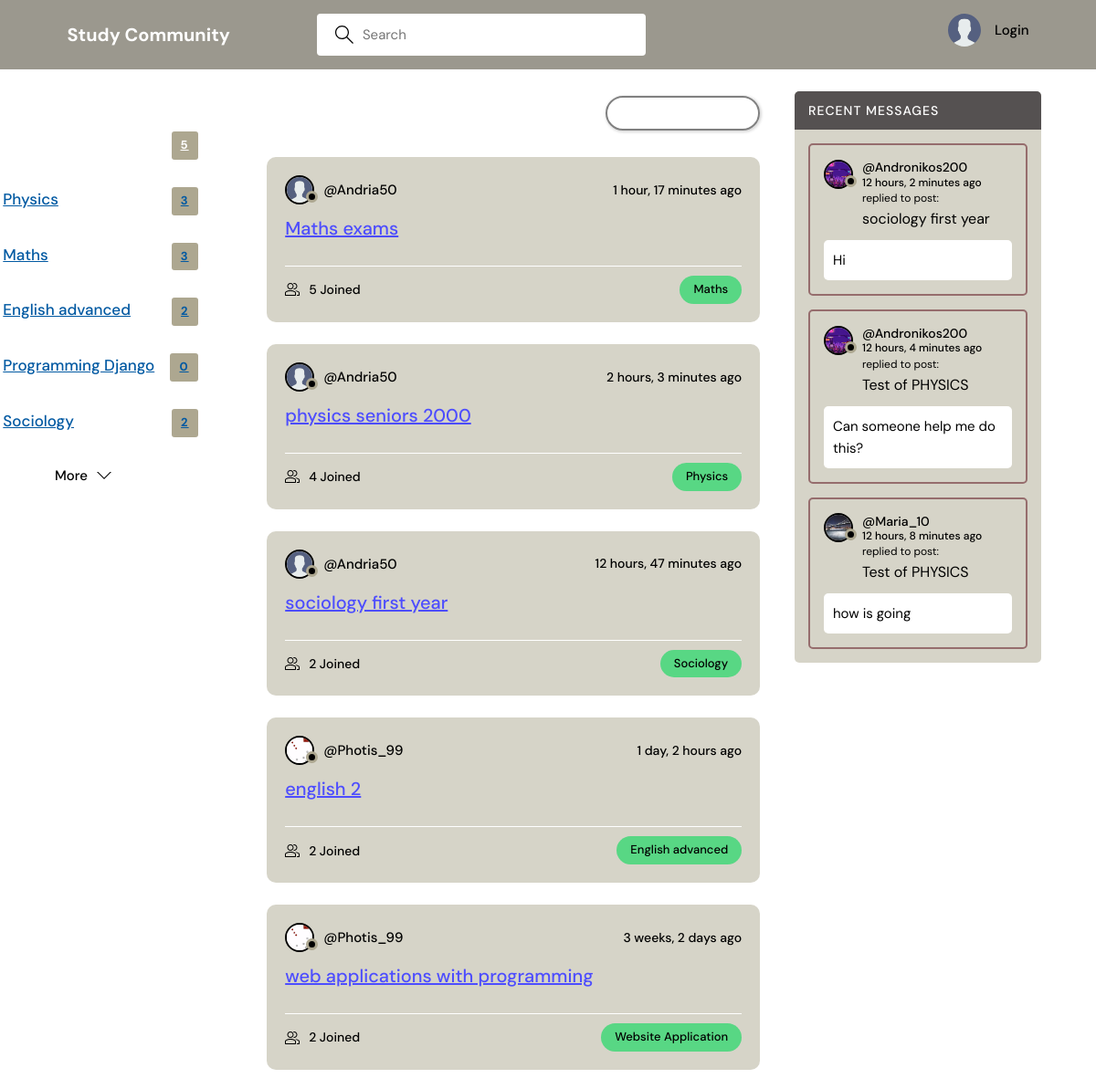
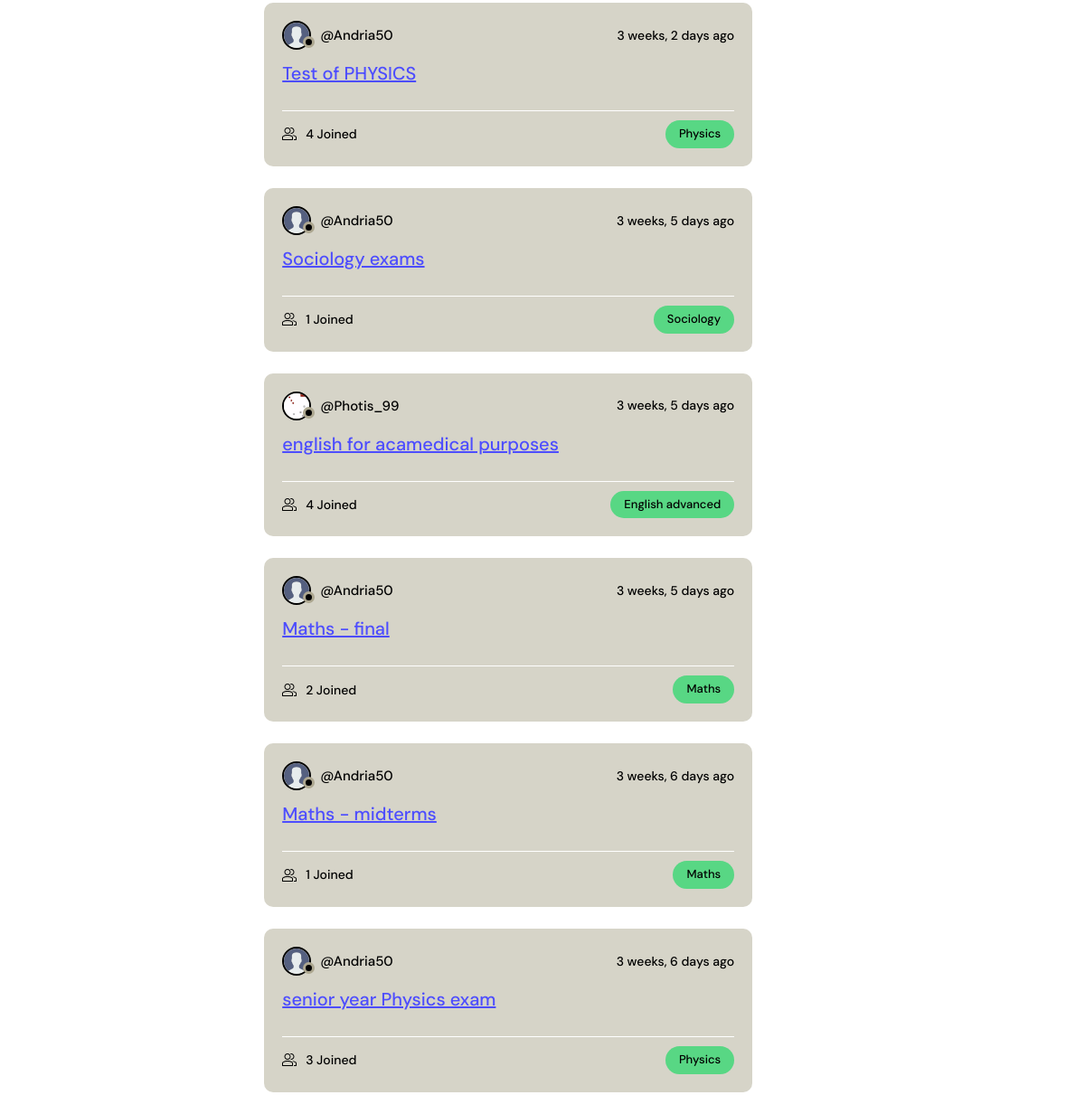
The page / on the database its author committed (2 pictures, top to bottom).
### app/models.py (models this page shows, shortened)
class Topic(models.Model):
    name = models.CharField(max_length=200)

class Room(models.Model):
    host = models.ForeignKey(User, on_delete=models.SET_NULL, null=True)
    topic = models.ForeignKey(Topic, on_delete=models.SET_NULL, null=True)
    name = models.CharField(max_length=200)
    description = models.TextField(null=True, blank=True)
    participants = models.ManyToManyField(
        User, related_name='participants', blank=True)
    updated = models.DateTimeField(auto_now=True)
    created = models.DateTimeField(auto_now_add=True)
    class Meta:
        ordering = ['-updated', '-created']
    def __str__(self):
        return self.name

class User(AbstractUser):
    name = models.CharField(max_length=200, null=True)
    email = models.EmailField(unique=True, null=True)
    bio = models.TextField(null=True)
    avatar = models.ImageField(null=True, default="avatar.png")
    USERNAME_FIELD = 'username'
    REQUIRED_FIELDS = []

class Message(models.Model):
    user = models.ForeignKey(User, on_delete=models.CASCADE)
    room = models.ForeignKey(Room, on_delete=models.CASCADE)
    body = models.TextField()
    updated = models.DateTimeField(auto_now=True)
    created = models.DateTimeField(auto_now_add=True)
    class Meta:
        ordering = ['-updated', '-created']

### app/views.py (the view)
# urls.py: path('', views.home, name="home"),
def home(request):
    q = request.GET.get('q') if request.GET.get('q') != None else ''
    rooms = Room.objects.filter(
        Q(topic__name__icontains=q) |
        Q(name__icontains=q) |
        Q(description__icontains=q)
    )
    topics = Topic.objects.all()[0:5]
    room_count = rooms.count()
    room_messages = Message.objects.filter(
        Q(room__topic__name__icontains=q))[0:3]
    context = {'rooms': rooms, 'topics': topics,
               'room_count': room_count, 'room_messages': room_messages}
    return render(request, 'app/home.html', context)

### app/templates/app/home.html (shortened to what this page needs)
{% extends 'main.html' %}
{% block content %}
<main class="layout layout--3">
  <div class="container">
    {% include 'app/topics_component.html' %}
    <div class="roomList">
      <div class="roomList__header">
        <div>
          <h2>Study Rooms</h2>
          <p>{{room_count}} Rooms available</p>
        </div>
        <a class="btn btn--pill" href="{% url 'create-room' %}">
          <svg version="1.1"   width="32" height="32" viewBox="0 0 32 32">
            <title>add</title>
            <path
              d="M16.943 0.943h-1.885v14.115h-14.115v1.885h14.115v14.115h1.885v-14.115h14.115v-1.885h-14.115v-14.115z">
            </path>
          </svg>
        </a>
      </div>
      {% include 'app/feed_component.html' %}
    </div>
    {% include 'app/activity_component.html' %}
  </div>
</main>
{% endblock %}

### app/templates/app/topics_component.html
<div class="topics">
    <div class="topics__header">
        <h2>Existed Topics</h2>
    </div>
    <ul class="topics__list">
        <li>
            <a href="{% url 'home' %}" class="active">All <span>{{topics.count}}</span></a>
        </li>
        {% for topic in topics %}
        <li>
            <a href="{% url 'home' %}?q={{topic.name}}">{{topic.name}}<span>{{topic.room_set.all.count}}</span></a>
        </li>
        {% endfor %}
    </ul>
    <a class="btn btn--link" href="{% url 'topics' %}">
        More
        <svg version="1.1"   width="32" height="32" viewBox="0 0 32 32">
            <title>chevron-down</title>
            <path d="M16 21l-13-13h-3l16 16 16-16h-3l-13 13z"></path>
        </svg>
    </a>
</div>

### app/templates/app/feed_component.html (shortened to what this page needs)
{% for room in rooms %}
<div class="roomListRoom">
    <div class="roomListRoom__header">
        <a href="{% url 'user-profile' room.host.id %}" class="roomListRoom__author">
            <div class="avatar avatar--small">
                <img src="{{room.host.avatar.url}}" />
            </div>
            <span>@{{room.host.username}}</span>
        </a>
        <div class="roomListRoom__actions">
            <span>{{room.created|timesince}} ago</span>
        </div>
    </div>
    <div class="roomListRoom__content">
        <a href="{% url 'room' room.id %}">{{room.name}}</a>
    </div>
    <div class="roomListRoom__meta">
        <a href="{% url 'room' room.id %}" class="roomListRoom__joined">
            {{room.participants.all.count}} Joined
        </a>
        <p class="roomListRoom__topic">{{room.topic.name}}</p>
    </div>
</div>
{% endfor %}

### app/templates/app/activity_component.html (shortened to what this page needs)
<div class="activities">
    <div class="activities__header">
        <h2>Recent Messages</h2>
    </div>
    {% for message in room_messages %}
    <div class="activities__box">
        <div class="activities__boxHeader roomListRoom__header">
            <a href="{% url 'user-profile' message.user.id %}" class="roomListRoom__author">
                <div class="avatar avatar--small">
                    <img src="{{message.user.avatar.url}}" />
                </div>
                <p>
                    @{{message.user.username}}
                    <span>{{message.created|timesince}} ago</span>
                </p>
            </a>
        </div>
        <div class="activities__boxContent">
            <p>replied to post:  <a href="{% url 'room' message.room.id %}">{{message.room}}</a></p>
            <div class="activities__boxRoomContent">{{message.body}}</div>
        </div>
    </div>
    {% endfor %}
</div>

### rows shown on the page
Topic: name "Physics", room_set.all.count "3"
Topic: name "Maths", room_set.all.count "3"
Topic: name "English advanced", room_set.all.count "2"
Topic: name "Programming Django", room_set.all.count "0"
Topic: name "Sociology", room_set.all.count "2"
Room: host.avatar (placeholder picture), host.username "Andria50", created "1 hour, 17 minutes", name "Maths exams", participants.all.count "5", topic.name "Maths"
Room: host.avatar (placeholder picture), host.username "Andria50", created "2 hours, 3 minutes", name "physics seniors 2000", participants.all.count "4", topic.name "Physics"
Room: host.avatar (placeholder picture), host.username "Andria50", created "12 hours, 47 minutes", name "sociology first year", participants.all.count "2", topic.name "Sociology"
Room: host.avatar (picture), host.username "Photis_99", created "1 day, 2 hours", name "english 2", participants.all.count "2", topic.name "English advanced"
Room: host.avatar (picture), host.username "Photis_99", created "3 weeks, 2 days", name "web applications with programming", participants.all.count "2", topic.name "Website Application"
Room: host.avatar (placeholder picture), host.username "Andria50", created "3 weeks, 2 days", name "Test of PHYSICS", participants.all.count "4", topic.name "Physics"
Room: host.avatar (placeholder picture), host.username "Andria50", created "3 weeks, 5 days", name "Sociology exams", participants.all.count "1", topic.name "Sociology"
Room: host.avatar (picture), host.username "Photis_99", created "3 weeks, 5 days", name "english for acamedical purposes", participants.all.count "4", topic.name "English advanced"
Room: host.avatar (placeholder picture), host.username "Andria50", created "3 weeks, 5 days", name "Maths - final", participants.all.count "2", topic.name "Maths"
Room: host.avatar (placeholder picture), host.username "Andria50", created "3 weeks, 6 days", name "Maths - midterms", participants.all.count "1", topic.name "Maths"
Room: host.avatar (placeholder picture), host.username "Andria50", created "3 weeks, 6 days", name "senior year Physics exam", participants.all.count "3", topic.name "Physics"
Message: user.avatar (picture), user.username "Andronikos200", created "12 hours, 2 minutes", room "sociology first year", body "Hi"
Message: user.avatar (picture), user.username "Andronikos200", created "12 hours, 4 minutes", room "Test of PHYSICS", body "Can someone help me do this?"
Message: user.avatar (picture), user.username "Maria_10", created "12 hours, 8 minutes", room "Test of PHYSICS", body "how is going"

### other values the page prints
{{ topics.count }} "5"
